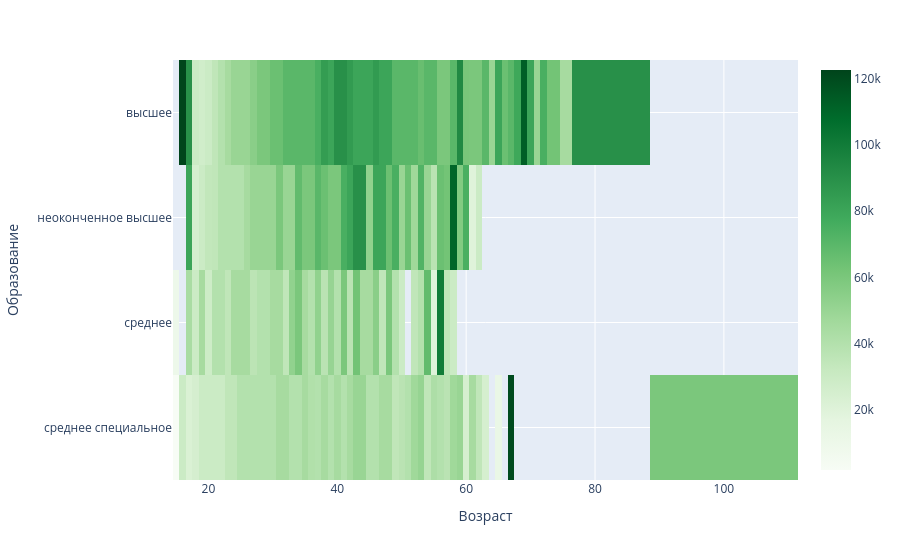

The notebook cell saved with this chart:
### Markdown cell above
7. Постройте сводную таблицу, иллюстрирующую зависимость **медианной** желаемой заработной платы от возраста (**"Возраст"**) и образования (**"Образование"**). На полученной сводной таблице постройте **тепловую карту**. Проанализируйте тепловую карту, сравнив показатели внутри групп.

### Code cell
# ваш код здесь

pivot = hh_df.pivot_table(values='ЗП(руб)', columns='Возраст', index='Образование', aggfunc='median')
imshow = px.imshow(pivot, color_continuous_scale='greens')
imshow.show()

### Figure 1 — Plotly figure (JSON) as saved in the notebook; plotly's stock layout.template omitted (floating-point values rounded to 4 significant figures; data arrays with more than 128 entries replaced by an {"elided": "..."} marker saying what was removed)
{"data": [{"coloraxis": "coloraxis", "hovertemplate": "Возраст: %{x}<br>Образование: %{y}<br>color: %{z}<extra></extra>", "name": "0", "type": "heatmap", "x": [15, 16, 17, 18, 19, 20, 21, 22, 23, 24, 25, 26, 27, 28, 29, 30, 31, 32, 33, 34, 35, 36, 37, 38, 39, 40, 41, 42, 43, 44, 45, 46, 47, 48, 49, 50, 51, 52, 53, 54, 55, 56, 57, 58, 59, 60, 61, 62, 63, 64, 65, 66, 67, 68, 69, 70, 71, 72, 73, 76, 77, 100], "xaxis": "x", "y": ["высшее", "неоконченное высшее", "среднее", "среднее специальное"], "yaxis": "y", "z": {"elided": "4x62 float values"}}], "layout": {"coloraxis": {"colorscale": [[0, "rgb(247,252,245)"], [0.125, "rgb(229,245,224)"], [0.25, "rgb(199,233,192)"], [0.375, "rgb(161,217,155)"], [0.5, "rgb(116,196,118)"], [0.625, "rgb(65,171,93)"], [0.75, "rgb(35,139,69)"], [0.875, "rgb(0,109,44)"], [1, "rgb(0,68,27)"]]}, "margin": {"t": 60}, "xaxis": {"anchor": "y", "constrain": "domain", "domain": [0, 1], "scaleanchor": "y", "title": {"text": "Возраст"}}, "yaxis": {"anchor": "x", "autorange": "reversed", "constrain": "domain", "domain": [0, 1], "title": {"text": "Образование"}}}}
